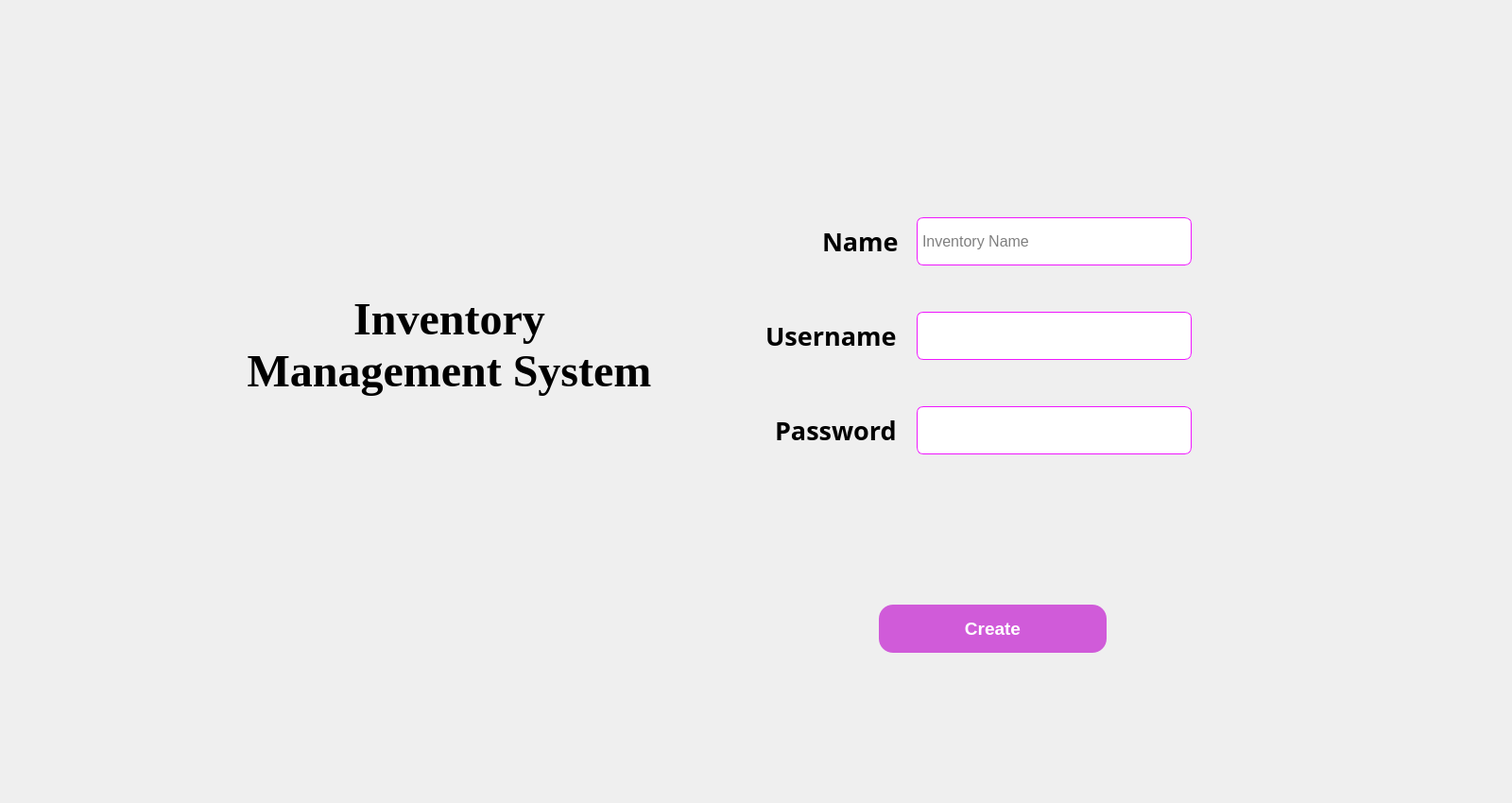
<?xml version="1.0" encoding="UTF-8"?>
<ui version="4.0">
 <class>MainWindow</class>
 <widget class="QWidget" name="MainWindow">
  <property name="geometry">
   <rect>
    <x>0</x>
    <y>0</y>
    <width>1600</width>
    <height>850</height>
   </rect>
  </property>
  <property name="windowTitle">
   <string>Form</string>
  </property>
  <property name="styleSheet">
   <string notr="true"/>
  </property>
  <widget class="QLabel" name="label_5">
   <property name="geometry">
    <rect>
     <x>0</x>
     <y>0</y>
     <width>1601</width>
     <height>851</height>
    </rect>
   </property>
   <property name="text">
    <string/>
   </property>
   <property name="pixmap">
    <pixmap resource="../test.qrc">:/newPrefix/warehouse-6-blog.jpg</pixmap>
   </property>
   <property name="scaledContents">
    <bool>true</bool>
   </property>
  </widget>
  <widget class="QPushButton" name="openbtn">
   <property name="enabled">
    <bool>true</bool>
   </property>
   <property name="geometry">
    <rect>
     <x>930</x>
     <y>640</y>
     <width>241</width>
     <height>51</height>
    </rect>
   </property>
   <property name="font">
    <font>
     <pointsize>14</pointsize>
     <weight>75</weight>
     <bold>true</bold>
    </font>
   </property>
   <property name="styleSheet">
    <string notr="true">QPushButton{
color:#ffffff;
background-color:#d05bd9;
border-radius:15px;
}

QPushButton::hover{

background-color:#b000bd;}
</string>
   </property>
   <property name="text">
    <string>Create</string>
   </property>
  </widget>
  <widget class="QLabel" name="label">
   <property name="geometry">
    <rect>
     <x>1020</x>
     <y>540</y>
     <width>191</width>
     <height>31</height>
    </rect>
   </property>
   <property name="font">
    <font>
     <pointsize>12</pointsize>
     <weight>75</weight>
     <bold>true</bold>
    </font>
   </property>
   <property name="styleSheet">
    <string notr="true">color:red;</string>
   </property>
   <property name="text">
    <string/>
   </property>
  </widget>
  <widget class="QLineEdit" name="lineEdit_3">
   <property name="geometry">
    <rect>
     <x>970</x>
     <y>430</y>
     <width>291</width>
     <height>51</height>
    </rect>
   </property>
   <property name="font">
    <font>
     <pointsize>12</pointsize>
    </font>
   </property>
   <property name="styleSheet">
    <string notr="true">QLineEdit{border-style:solid;
border-width:1px;
border-color:#ef17ff;
border-radius:7px;}</string>
   </property>
   <property name="inputMethodHints">
    <set>Qt::ImhHiddenText</set>
   </property>
  </widget>
  <widget class="QLineEdit" name="lineEdit_4">
   <property name="geometry">
    <rect>
     <x>970</x>
     <y>330</y>
     <width>291</width>
     <height>51</height>
    </rect>
   </property>
   <property name="font">
    <font>
     <pointsize>12</pointsize>
    </font>
   </property>
   <property name="styleSheet">
    <string notr="true">QLineEdit{border-style:solid;
border-width:1px;
border-color:#ef17ff;
border-radius:7px;}</string>
   </property>
  </widget>
  <widget class="QLineEdit" name="lineEdit_5">
   <property name="geometry">
    <rect>
     <x>970</x>
     <y>230</y>
     <width>291</width>
     <height>51</height>
    </rect>
   </property>
   <property name="font">
    <font>
     <pointsize>12</pointsize>
    </font>
   </property>
   <property name="styleSheet">
    <string notr="true">QLineEdit{border-style:solid;
border-width:1px;
border-color:#ef17ff;
border-radius:7px;
padding:3px;}</string>
   </property>
   <property name="placeholderText">
    <string>Inventory Name</string>
   </property>
  </widget>
  <widget class="QLabel" name="label_2">
   <property name="geometry">
    <rect>
     <x>870</x>
     <y>230</y>
     <width>111</width>
     <height>51</height>
    </rect>
   </property>
   <property name="sizePolicy">
    <sizepolicy hsizetype="Fixed" vsizetype="Fixed">
     <horstretch>0</horstretch>
     <verstretch>0</verstretch>
    </sizepolicy>
   </property>
   <property name="font">
    <font>
     <family>Perpetua</family>
     <pointsize>20</pointsize>
     <weight>75</weight>
     <bold>true</bold>
    </font>
   </property>
   <property name="text">
    <string>Name</string>
   </property>
   <property name="textFormat">
    <enum>Qt::MarkdownText</enum>
   </property>
  </widget>
  <widget class="QLabel" name="label_3">
   <property name="geometry">
    <rect>
     <x>820</x>
     <y>430</y>
     <width>141</width>
     <height>51</height>
    </rect>
   </property>
   <property name="sizePolicy">
    <sizepolicy hsizetype="Fixed" vsizetype="Fixed">
     <horstretch>0</horstretch>
     <verstretch>0</verstretch>
    </sizepolicy>
   </property>
   <property name="font">
    <font>
     <family>Perpetua</family>
     <pointsize>20</pointsize>
     <weight>75</weight>
     <bold>true</bold>
    </font>
   </property>
   <property name="text">
    <string>Password</string>
   </property>
   <property name="textFormat">
    <enum>Qt::MarkdownText</enum>
   </property>
  </widget>
  <widget class="QLabel" name="label_4">
   <property name="geometry">
    <rect>
     <x>810</x>
     <y>330</y>
     <width>171</width>
     <height>51</height>
    </rect>
   </property>
   <property name="sizePolicy">
    <sizepolicy hsizetype="Fixed" vsizetype="Fixed">
     <horstretch>0</horstretch>
     <verstretch>0</verstretch>
    </sizepolicy>
   </property>
   <property name="font">
    <font>
     <family>Perpetua</family>
     <pointsize>20</pointsize>
     <weight>75</weight>
     <bold>true</bold>
    </font>
   </property>
   <property name="text">
    <string>Username</string>
   </property>
   <property name="textFormat">
    <enum>Qt::MarkdownText</enum>
   </property>
  </widget>
  <widget class="QLabel" name="label_6">
   <property name="geometry">
    <rect>
     <x>260</x>
     <y>210</y>
     <width>431</width>
     <height>311</height>
    </rect>
   </property>
   <property name="font">
    <font>
     <family>Times New Roman</family>
     <pointsize>36</pointsize>
     <weight>75</weight>
     <italic>false</italic>
     <bold>true</bold>
    </font>
   </property>
   <property name="styleSheet">
    <string notr="true">font: Bold 36pt &quot;Times New Roman&quot;;
color:#000000;
font-variant: small-caps;</string>
   </property>
   <property name="text">
    <string>Inventory Management System</string>
   </property>
   <property name="alignment">
    <set>Qt::AlignCenter</set>
   </property>
   <property name="wordWrap">
    <bool>true</bool>
   </property>
  </widget>
 </widget>
 <resources>
  <include location="../test.qrc"/>
  <include location="../test.qrc"/>
 </resources>
 <connections/>
</ui>
